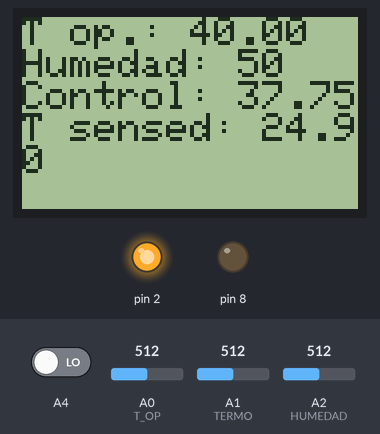
The sketch below on a simulated Arduino Uno, built with avr-gcc and run on an emulated ATmega328P. Shown: 84×48 one-colour display, output pins drawn as LEDs (lit = HIGH). Inputs (shaded band) come from the test bench; at power-on: A1 (TERMO) = 512, A0 (T_OP) = 512, A2 (HUMEDAD) = 512, A4 LOW. What the sketch prints to the serial monitor is not drawn.

Above: at 2.9 s.
3.0 s: A1 (TERMO) set to 473
At 5.7 s:
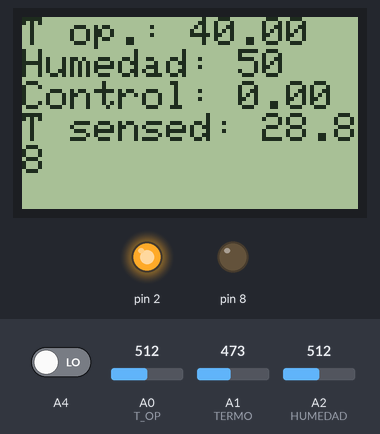
8.4 s: A1 (TERMO) set to 451
At 12.2 s:
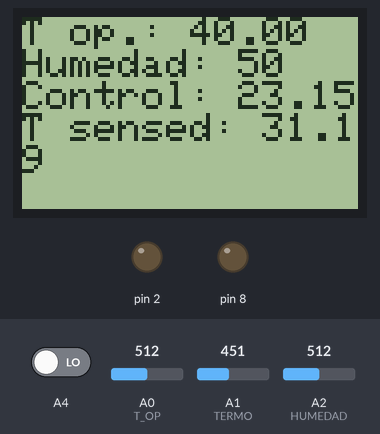
15.4 s: A1 (TERMO) set to 370
At 19.8 s:
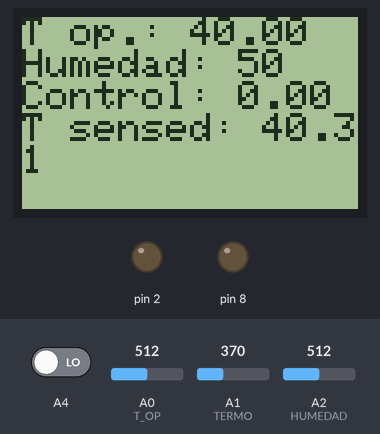
22.4 s: A1 (TERMO) set to 346
At 26.4 s:
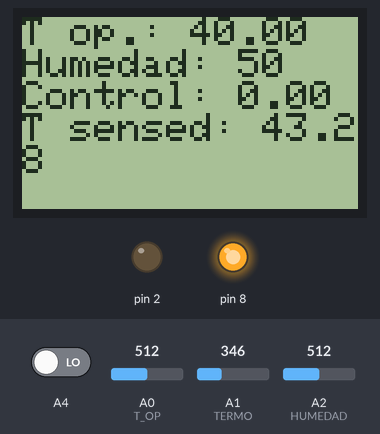
29.3 s: A0 (T_OP) set to 716
At 32.8 s:
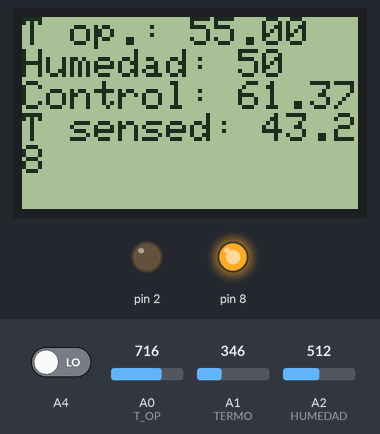
36.3 s: A2 (HUMEDAD) set to 716
At 40.5 s:
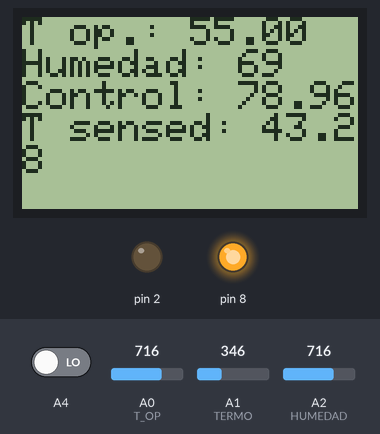
Timing chart, 0 to 42.0 s (numbered marks = the images above; inputs shaded):
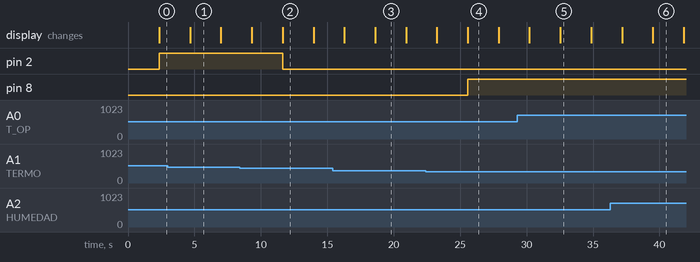

Measured:
- the behaviour switches between 463 and 462 on A1 (TERMO) (found by bisection; images 1 and 2)
- the behaviour switches between 357 and 356 on A1 (TERMO) (found by bisection; images 3 and 4)
- after the input at 8.4 s, pin 2: HIGH → LOW after 3.2 s
- after the input at 22.4 s, pin 8: LOW → HIGH after 3.2 s
- what the display in image 1 shows lasts 2.3 s, from 4.7 s to 7.0 s

The sketch:

lab3.ino
```cpp
#define T_OP A0
#define HUMEDAD A2
#define Ki 5               // Reduccion del error serial
#define ROOM_T 298.15      // Temp en Kelvin
#define BETA 3455          // Parametro "BETA" de termómetro
#define Kd 1               // Mas tiempo de respuesta
#include <PID_v1.h>        // PID
#define RESIST_SERIE 10000
#define TERMO A1
#define R_ROOM 9980.47      // Termómetro en 25° C
#define Kp 2               // Ganancia

#include <math.h>

// Liberías para controlar PCD8544
#include <Adafruit_GFX.h>
#include <Adafruit_PCD8544.h>
#include <SPI.h>


// Poner los pines de PCD a arduino en: SCLK = 7, DIN = 6, D/C = 5, CS = 4, RST = 3
Adafruit_PCD8544 display = Adafruit_PCD8544(7, 6, 5, 4, 3);

float vr;
float r_termo;
int t_op;


// PID
double setPoint, temp, salida;  // Lazo realimentado del PID -> variables
PID incubadora(&temp, &salida, &setPoint, Kp, Ki, Kd, DIRECT);


void setup() {
  // put your setup code here, to run once:
  Serial.begin(9600);
  pinMode(2, OUTPUT);
  pinMode(8, OUTPUT);
  // INICIALIZAR VARIABLES DE PID
  int t_op = analogRead(T_OP);
  setPoint = map(t_op, 0, 1023, 0, 80);  // Mapeo de temperatura de operacion desde senal del potenciometro

  // Temperatura termistor
  vr = analogRead(TERMO)*5.0/1023.0;
  r_termo = vr*RESIST_SERIE/(5-vr);
  float temp_trans = 1.0/ROOM_T + (1.0/BETA)*log(r_termo/R_ROOM);
  temp_trans = 1/temp_trans;
  temp = temp_trans - 273.15;

  // PID ON
  incubadora.SetMode(AUTOMATIC);

  // Display ON
  display.begin();


}


// Funcion que loopea por los datos y controla el funcionamiento de alertas,
// resistencias, sensores e imprime resultados.
void loop() {

  Serial.println("loop");  // Orden de datos Python

  t_op = analogRead(T_OP); // Temperatura de operación
  setPoint = map(t_op, 0, 1023, 0, 80);
  Serial.println(setPoint);
  delay(500);

  int humid = analogRead(HUMEDAD);   // Sensor humedad
  humid = map(humid, 0, 1023, 0, 100);
  Serial.println(humid);
  delay(500);

  vr = analogRead(TERMO)*5.0/1023.0; // Resistencia termistor
  r_termo = vr*RESIST_SERIE/(5-vr);
  delay(500);

  // Ec. Steinhard
  float temp_trans = 1.0/ROOM_T + (1.0/BETA)*log(r_termo/R_ROOM);
  temp_trans = 1/temp_trans;
  temp = temp_trans - 273.15;
  Serial.println(temp);
  delay(500);

  // PID
  incubadora.Compute();
  Serial.println(salida);
  delay(300);

  // Imprimir en el LCD
  display.clearDisplay(); // Resetea la pantalla
  display.setCursor(0,0);
  display.print("T op.: ");
  display.println(setPoint);
  display.print("Humedad: ");
  display.println(humid);
  display.print("Control: ");
  display.println(salida);
  display.print("T sensed: ");
  display.println(temp);
  display.display();


  // LEDs
  if (temp <= 30){
    digitalWrite(2, HIGH);
  } else {digitalWrite(2, LOW);}
  if (temp >= 42){
    digitalWrite(8, HIGH);
  } else {digitalWrite(8, LOW);}

  // OFF/ON communicación serial
  if (digitalRead(A4) == HIGH){
    Serial.end();
  }
}
```
